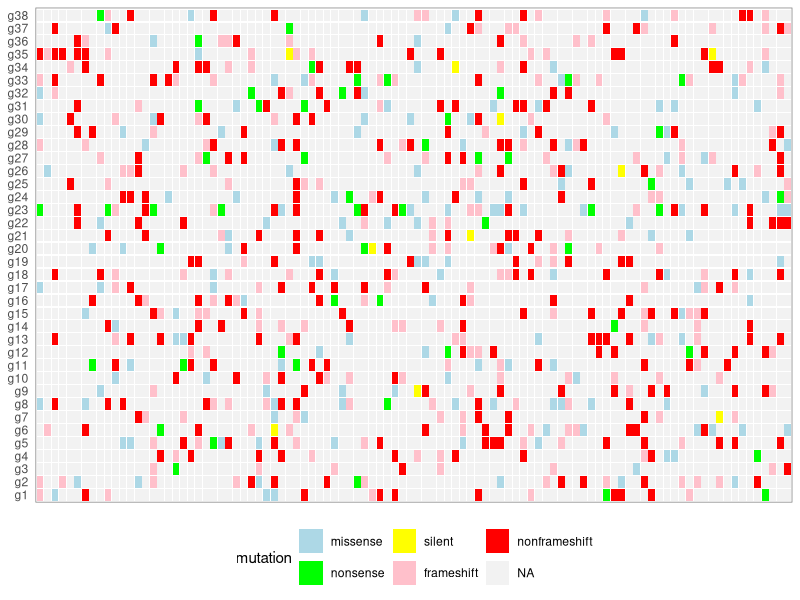
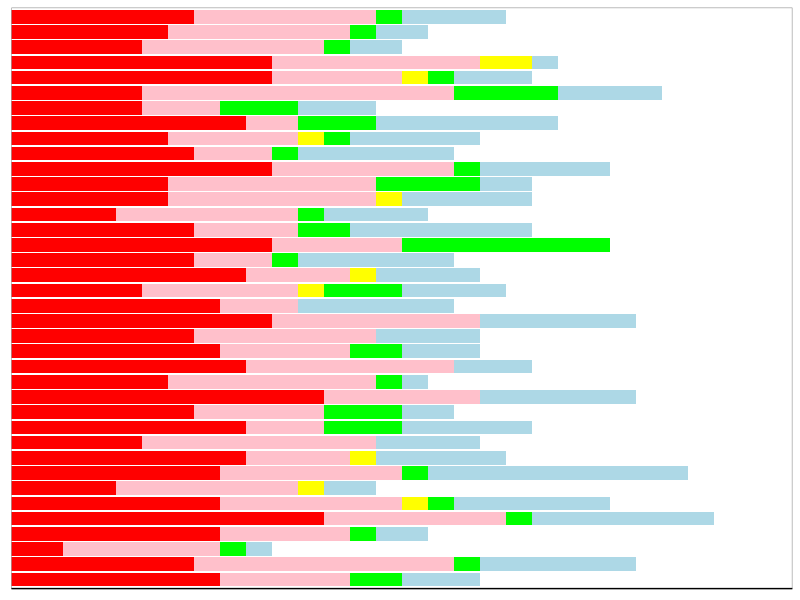
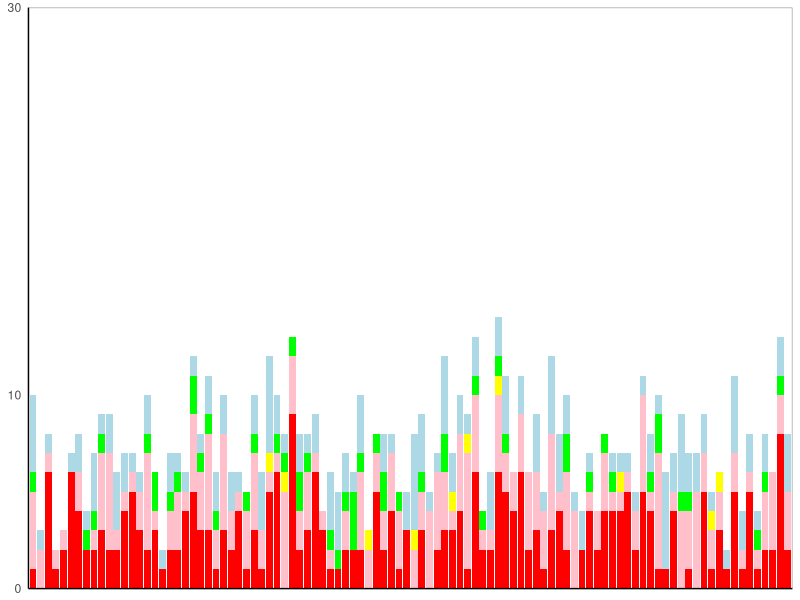

Generate these figures, in order, with R: (Note: this script raises an error after producing the figures.)
## demo for heatmap with barplot on top and right panels, 
## also called the rainfall plot or oncoplot
library(ggplot2)
library(grid)
library(gridExtra)
library(gtable)
library(reshape2)

# a demo mutation data
# set dictionary of mutation type
dictType=c("missense", 
           "nonsense",
           "silent",
           "frameshift",
           "nonframeshift"
           )
names(dictType)=1:5

# simulate a mutation data
# simulate a oncomatrix
df=data.frame(matrix(
  sample(0:5,100*38,replace = T,prob=c(0.9,0.05,0.02,0.003,0.07,0.08)),
  nr=100,nc=38)
)
colnames(df)=paste0("g",1:ncol(df))
df$sample=sample(paste0("s",1:nrow(df)))

# convert it to data.frame format
onco=melt(df,id.vars = "sample", variable.name = "gene", value.name = "mutation")
onco$mutation[onco$mutation==0]=NA # remove non-mutation rows
onco$mutation=factor(onco$mutation,labels = c(dictType)) # assign label

## how to decide gene order ?




## how to decide sample order ?




# set custom theme()
mythm=theme(
  axis.title.y = element_blank(),
  axis.title.x = element_blank(),
  axis.text.x=element_blank(),
  axis.ticks=element_blank(),
  panel.grid=element_blank(),
  panel.background=element_rect(fill="white",colour = NA),
  panel.border=element_rect(fill=NA,colour="grey50")
)

# set manual color
mutColor=c("lightblue","green","yellow","pink","red")
names(mutColor)=c(dictType)

# draw heatmap, the body part
Hp <- ggplot(onco,aes(x=sample,y=gene,fill=mutation)) + 
  geom_tile(width=0.9,height=0.9) +
  scale_fill_manual(values = mutColor, na.value="grey95") +
  mythm + theme(legend.position="bottom",legend.direction="horizontal")

# draw sample status, the top part
Tp <- ggplot(subset(onco,!is.na(mutation)), aes(x=sample, fill=mutation)) + geom_bar() +
  scale_fill_manual(values=mutColor) + # set fill color
  scale_y_continuous(breaks=c(0,10,30),limits = c(0,30),expand = c(0, 0)) +  # set y axis
  mythm + 
  theme(legend.position="none", rect=element_blank(), axis.line.y=element_line(), axis.line.x=element_line())

# draw gene status, the right part 
Rp <- ggplot(subset(onco,!is.na(mutation)), aes(x=gene, fill=mutation)) + geom_bar() +
  coord_flip() +  # note that the cols order should be reverse
  scale_fill_manual(values=mutColor) + # set fill color
  scale_y_continuous(breaks=c(0,10,30),limits = c(0,30),expand = c(0, 0)) +  # set y axis
  mythm + 
  theme(legend.position="none", rect=element_blank(), axis.line.x=element_line(), axis.text.y=element_blank())

# combine figures
gT=ggplotGrob(Tp) # grob all elements
gH=ggplotGrob(Hp)
gR=ggplotGrob(Rp)

# let the top and heatmap with same width, right and heatmap with same height
maxWidth=grid::unit.pmax(gT$width[2:5],gH$widths[2:5])
maxHeight=grid::unit.pmax(gT$heights[2:5],gH$heights[2:5])

gT$widths[2:5] <- gH$widths[2:5] <- as.list(maxWidth)
gT$heights[2:5] <- gH$heights[2:5] <- as.list(maxHeight)

grid.draw(rbind(gT,cbind(gH,gR)))









